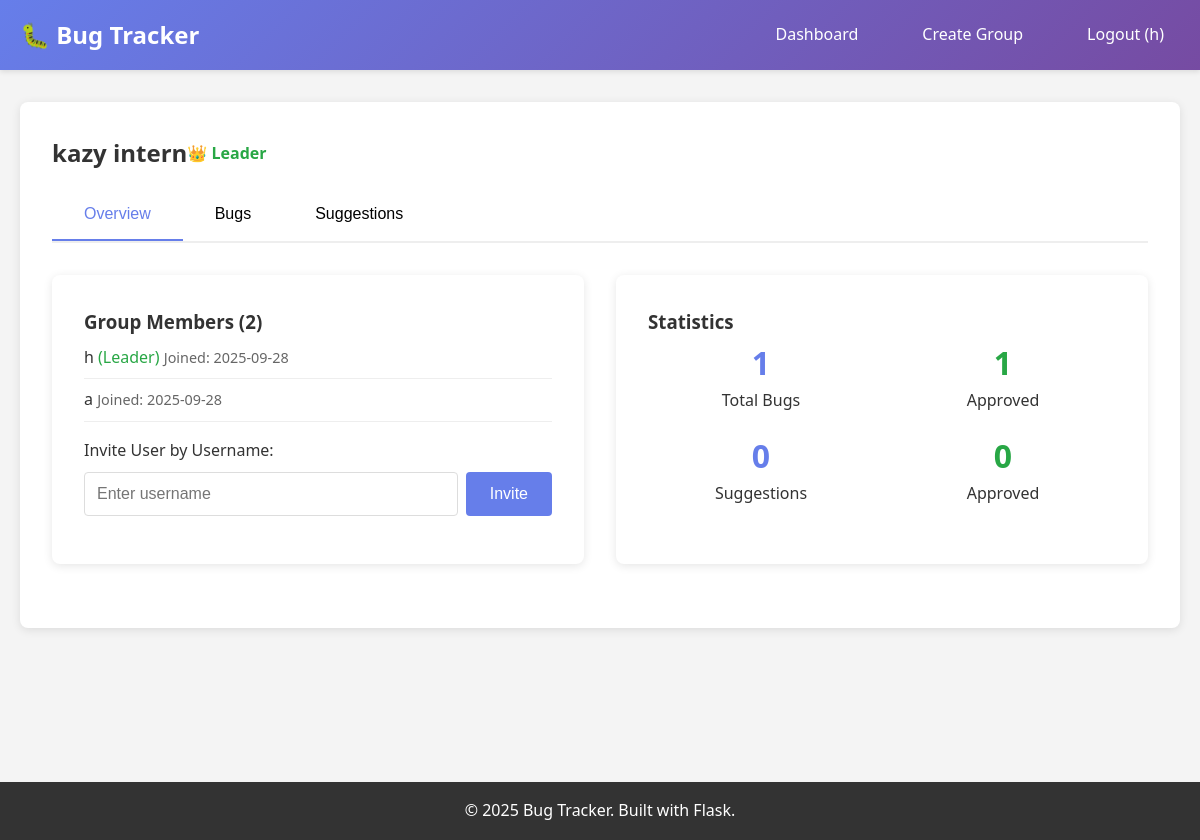
The app's page /group/1 (signed in) with its own data.
### tables this page shows
CREATE TABLE groups (
            id INTEGER PRIMARY KEY AUTOINCREMENT,
            name TEXT NOT NULL,
            description TEXT,
            leader_id INTEGER NOT NULL,
            created_at TIMESTAMP DEFAULT CURRENT_TIMESTAMP,
            FOREIGN KEY (leader_id) REFERENCES users (id)
        );

CREATE TABLE memberships (
            id INTEGER PRIMARY KEY AUTOINCREMENT,
            user_id INTEGER NOT NULL,
            group_id INTEGER NOT NULL,
            joined_at TIMESTAMP DEFAULT CURRENT_TIMESTAMP,
            FOREIGN KEY (user_id) REFERENCES users (id),
            FOREIGN KEY (group_id) REFERENCES groups (id),
            UNIQUE(user_id, group_id)
        );

CREATE TABLE users (
            id INTEGER PRIMARY KEY AUTOINCREMENT,
            username TEXT UNIQUE NOT NULL,
            email TEXT UNIQUE NOT NULL,
            password_hash TEXT NOT NULL,
            created_at TIMESTAMP DEFAULT CURRENT_TIMESTAMP
        );

### app.py (the view)
@app.route('/group/<int:group_id>')
def group_detail(group_id):
    if 'user_id' not in session:
        return redirect(url_for('login'))
    conn = get_db_connection()
    membership = conn.execute(
        'SELECT * FROM memberships WHERE user_id = ? AND group_id = ?',
        (session['user_id'], group_id)
    ).fetchone()
    if not membership:
        flash('You are not a member of this group!', 'error')
        conn.close()
        return redirect(url_for('dashboard'))
    group = conn.execute(
        'SELECT g.*, u.username as leader_name FROM groups g JOIN users u ON g.leader_id = u.id WHERE g.id = ?',
        (group_id,)
    ).fetchone()
    members = conn.execute('''
        SELECT u.username, m.joined_at,
               CASE WHEN g.leader_id = u.id THEN 1 ELSE 0 END as is_leader
        FROM memberships m
        JOIN users u ON m.user_id = u.id
        JOIN groups g ON m.group_id = g.id
        WHERE m.group_id = ?
        ORDER BY is_leader DESC, u.username
    ''', (group_id,)).fetchall()
    bugs = conn.execute('''
        SELECT b.*, u.username as reporter_name
        FROM bugs b
        JOIN users u ON b.reporter_id = u.id
        WHERE b.group_id = ?
        ORDER BY b.created_at DESC
    ''', (group_id,)).fetchall()
    suggestions = conn.execute('''
        SELECT s.*, u.username as author_name
        FROM suggestions s
        JOIN users u ON s.author_id = u.id
        WHERE s.group_id = ?
        ORDER BY s.created_at DESC
    ''', (group_id,)).fetchall()
    is_leader = group['leader_id'] == session['user_id']
    conn.close()
    return render_template('group_detail.html',
                         group=group, members=members, bugs=bugs,
                         suggestions=suggestions, is_leader=is_leader)

### app.py (called while the page is built)
def get_db_connection():
    conn = sqlite3.connect('bug_tracker.db')
    conn.row_factory = sqlite3.Row
    return conn

### templates/group_detail.html (shortened to what this page needs)
{% extends "base.html" %}
{% block content %}
<div class="card">
    <div class="item-header">
        <h2>{{ group.name }}</h2>
        {% if is_leader %}
            <span style="color: #28a745; font-weight: bold;">👑 Leader</span>
        {% endif %}
    </div>
    <div class="tabs">
        <button class="tab active" onclick="showTab(event, 'overview')">Overview</button>
        <button class="tab" onclick="showTab(event, 'bugs')">Bugs</button>
        <button class="tab" onclick="showTab(event, 'suggestions')">Suggestions</button>
    </div>
    <div id="overview" class="tab-content active">
        <div class="grid grid-2">
            <div class="card">
                <h3>Group Members ({{ members|length }})</h3>
                <ul style="list-style: none;">
                    {% for member in members %}
                    <li style="padding: 0.5rem 0; border-bottom: 1px solid #eee;">
                        {{ member.username }}
                        {% if member.is_leader %}
                            <span style="color: #28a745;">(Leader)</span>
                        {% endif %}
                        <span class="file-info">Joined: {{ member.joined_at[:10] }}</span>
                    </li>
                    {% endfor %}
                </ul>
                {% if is_leader %}
                    <form method="POST" action="{{ url_for('invite_user', group_id=group.id) }}" style="margin-top: 1rem;">
                        <div class="form-group">
                            <label for="username">Invite User by Username:</label>
                            <div style="display: flex; gap: 0.5rem;">
                                <input type="text" name="username" placeholder="Enter username" required style="flex: 1;">
                                <button type="submit" class="btn">Invite</button>
                            </div>
                        </div>
                    </form>
                {% endif %}
            </div>
            <div class="card">
                <h3>Statistics</h3>
                <div style="display: grid; grid-template-columns: 1fr 1fr; gap: 1rem;">
                    <div style="text-align: center;">
                        <div style="font-size: 2rem; font-weight: bold; color: #667eea;">{{ bugs|length }}</div>
                        <div>Total Bugs</div>
                    </div>
                    <div style="text-align: center;">
                        <div style="font-size: 2rem; font-weight: bold; color: #28a745;">{{ bugs|selectattr('status', 'equalto', 'approved')|list|length }}</div>
                        <div>Approved</div>
                    </div>
                    <div style="text-align: center;">
                        <div style="font-size: 2rem; font-weight: bold; color: #667eea;">{{ suggestions|length }}</div>
                        <div>Suggestions</div>
                    </div>
                    <div style="text-align: center;">
                        <div style="font-size: 2rem; font-weight: bold; color: #28a745;">{{ suggestions|selectattr('status', 'equalto', 'approved')|list|length }}</div>
                        <div>Approved</div>
                    </div>
                </div>
            </div>
        </div>
    </div>
</div>
{% endblock %}

### templates/base.html (shortened to what this page needs)
<!DOCTYPE html>
<html lang="en">
<head>
</head>
<body>
    <header>
        <div class="container">
            <div class="header-content">
                <div class="logo">🐛 Bug Tracker</div>
                <nav>
                    <ul>
                        {% if session.user_id %}
                            <li><a href="{{ url_for('dashboard') }}">Dashboard</a></li>
                            <li><a href="{{ url_for('create_group') }}">Create Group</a></li>
                            <li><a href="{{ url_for('logout') }}">Logout ({{ session.username }})</a></li>
                        {% else %}
                            <li><a href="{{ url_for('login') }}">Login</a></li>
                            <li><a href="{{ url_for('signup') }}">Sign Up</a></li>
                        {% endif %}
                    </ul>
                </nav>
            </div>
        </div>
    </header>
    <main>
        <div class="container">
            {% block content %}{% endblock %}
        </div>
    </main>
    <footer>
        <div class="container">
            <p>&copy; 2025 Bug Tracker. Built with Flask.</p>
        </div>
    </footer>
</body>
</html>

### templates/base.html (style rules this page uses)
* { margin: 0; padding: 0; box-sizing: border-box; }
body { font-family: 'Segoe UI', Tahoma, Geneva, Verdana, sans-serif; line-height: 1.6; color: #333; background-color: #f4f4f4; }
.container { max-width: 1200px; margin: 0 auto; padding: 0 20px; }
header { background: linear-gradient(135deg, #667eea 0%, #764ba2 100%); color: white; padding: 1rem 0; box-shadow: 0 2px 5px rgba(0,0,0,0.1); }
.header-content { display: flex; justify-content: space-between; align-items: center; }
.logo { font-size: 1.5rem; font-weight: bold; }
nav ul { list-style: none; display: flex; gap: 2rem; }
nav a { color: white; text-decoration: none; padding: 0.5rem 1rem; border-radius: 4px; transition: background 0.3s; }
main { padding: 2rem 0; min-height: calc(100vh - 120px); }
.card { background: white; padding: 2rem; border-radius: 8px; box-shadow: 0 2px 10px rgba(0,0,0,0.1); margin-bottom: 2rem; }
.form-group { margin-bottom: 1rem; }
label { display: block; margin-bottom: 0.5rem; font-weight: 500; }
input, textarea, select { width: 100%; padding: 0.75rem; border: 1px solid #ddd; border-radius: 4px; font-size: 1rem; }
.btn { background: #667eea; color: white; padding: 0.75rem 1.5rem; border: none; border-radius: 4px; cursor: pointer; text-decoration: none; display: inline-block; font-size: 1rem; transition: background 0.3s; }
.grid { display: grid; gap: 2rem; }
.grid-2 { grid-template-columns: repeat(auto-fit, minmax(300px, 1fr)); }
.item-header { display: flex; justify-content: between; align-items: center; margin-bottom: 1rem; }
.tabs { display: flex; margin-bottom: 2rem; border-bottom: 2px solid #eee; }
.tab { padding: 1rem 2rem; background: none; border: none; cursor: pointer; font-size: 1rem; border-bottom: 2px solid transparent; }
.tab.active { border-bottom-color: #667eea; color: #667eea; }
.tab-content { display: none; }
.tab-content.active { display: block; }
.file-info { font-size: 0.9rem; color: #666; margin-top: 0.5rem; }
footer { background: #333; color: white; text-align: center; padding: 1rem 0; margin-top: 2rem; }

### records on screen
groups: name "kazy intern"
memberships: username "h", shows "(Leader)", joined_at "2025-09-28"
memberships: username "a", joined_at "2025-09-28"

### other values on screen
{{ session.username }} "h"
{{ members|length }} "2"
{{ bugs|length }} "1"
{{ bugs|selectattr('status', 'equalto', 'approved')|list|length }} "1"
{{ suggestions|length }} "0"
{{ suggestions|selectattr('status', 'equalto', 'approved')|list|length }} "0"
